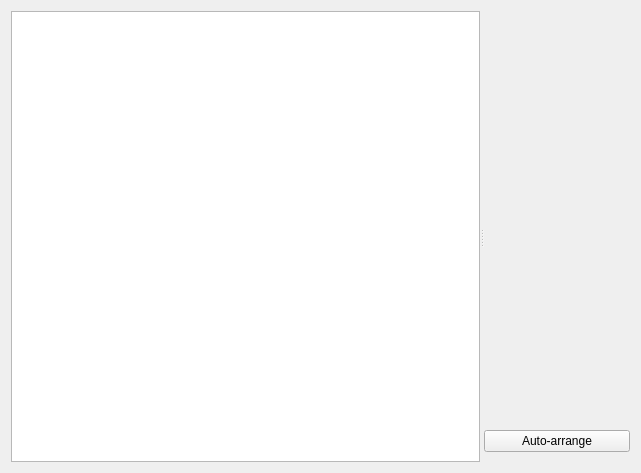
<?xml version="1.0" encoding="UTF-8"?>
<ui version="4.0">
 <class>Form</class>
 <widget class="QWidget" name="Form">
  <property name="geometry">
   <rect>
    <x>0</x>
    <y>0</y>
    <width>641</width>
    <height>473</height>
   </rect>
  </property>
  <property name="windowTitle">
   <string>Form</string>
  </property>
  <layout class="QVBoxLayout" name="verticalLayout">
   <item>
    <widget class="QSplitter" name="splitter">
     <property name="orientation">
      <enum>Qt::Horizontal</enum>
     </property>
     <widget class="QTreeView" name="tree_view">
      <property name="sizePolicy">
       <sizepolicy hsizetype="Expanding" vsizetype="Preferred">
        <horstretch>0</horstretch>
        <verstretch>0</verstretch>
       </sizepolicy>
      </property>
     </widget>
     <widget class="QWidget" name="verticalLayoutWidget">
      <layout class="QVBoxLayout" name="verticalLayout_2">
       <property name="bottomMargin">
        <number>10</number>
       </property>
       <item>
        <widget class="QWidget" name="node_widget" native="true">
         <property name="sizePolicy">
          <sizepolicy hsizetype="Expanding" vsizetype="Expanding">
           <horstretch>0</horstretch>
           <verstretch>0</verstretch>
          </sizepolicy>
         </property>
        </widget>
       </item>
       <item>
        <widget class="QPushButton" name="auto_arrange_button">
         <property name="text">
          <string>Auto-arrange</string>
         </property>
        </widget>
       </item>
      </layout>
     </widget>
    </widget>
   </item>
  </layout>
 </widget>
 <resources/>
 <connections/>
</ui>
